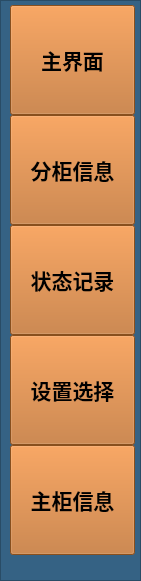
   <widget class="QFrame" name="frame">
    <property name="geometry">
     <rect>
      <x>0</x>
      <y>0</y>
      <width>141</width>
      <height>581</height>
     </rect>
    </property>
    <property name="styleSheet">
     <string notr="true">background-color: rgb(53, 98, 132);</string>
    </property>
    <property name="frameShape">
     <enum>QFrame::StyledPanel</enum>
    </property>
    <property name="frameShadow">
     <enum>QFrame::Raised</enum>
    </property>
    <widget class="QToolButton" name="toolButton_Home">
     <property name="geometry">
      <rect>
       <x>10</x>
       <y>5</y>
       <width>125</width>
       <height>110</height>
      </rect>
     </property>
     <property name="maximumSize">
      <size>
       <width>16777215</width>
       <height>16777215</height>
      </size>
     </property>
     <property name="font">
      <font>
       <family>微软雅黑</family>
       <pointsize>16</pointsize>
       <weight>75</weight>
       <bold>true</bold>
      </font>
     </property>
     <property name="styleSheet">
      <string notr="true">background-color: rgb(191, 110, 40);</string>
     </property>
     <property name="text">
      <string>主界面</string>
     </property>
     <property name="icon">
      <iconset>
       <normaloff>bin/png/homedefault.png</normaloff>bin/png/homedefault.png</iconset>
     </property>
     <property name="iconSize">
      <size>
       <width>128</width>
       <height>128</height>
      </size>
     </property>
    </widget>
    <widget class="QToolButton" name="toolButton_Slave">
     <property name="geometry">
      <rect>
       <x>10</x>
       <y>115</y>
       <width>125</width>
       <height>110</height>
      </rect>
     </property>
     <property name="font">
      <font>
       <family>微软雅黑</family>
       <pointsize>16</pointsize>
       <weight>75</weight>
       <bold>true</bold>
      </font>
     </property>
     <property name="styleSheet">
      <string notr="true">background-color: rgb(191, 110, 40);</string>
     </property>
     <property name="text">
      <string>分柜信息</string>
     </property>
     <property name="icon">
      <iconset>
       <normaloff>bin/png/fenguidefault.png</normaloff>bin/png/fenguidefault.png</iconset>
     </property>
     <property name="iconSize">
      <size>
       <width>128</width>
       <height>128</height>
      </size>
     </property>
    </widget>
    <widget class="QToolButton" name="toolButton_StaRecord">
     <property name="geometry">
      <rect>
       <x>10</x>
       <y>225</y>
       <width>125</width>
       <height>110</height>
      </rect>
     </property>
     <property name="font">
      <font>
       <family>微软雅黑</family>
       <pointsize>16</pointsize>
       <weight>75</weight>
       <bold>true</bold>
      </font>
     </property>
     <property name="styleSheet">
      <string notr="true">background-color: rgb(191, 110, 40);</string>
     </property>
     <property name="text">
      <string>状态记录</string>
     </property>
     <property name="icon">
      <iconset>
       <normaloff>bin/png/ztjldefault.png</normaloff>bin/png/ztjldefault.png</iconset>
     </property>
     <property name="iconSize">
      <size>
       <width>128</width>
       <height>128</height>
      </size>
     </property>
    </widget>
    <widget class="QToolButton" name="toolButton_Set">
     <property name="geometry">
      <rect>
       <x>10</x>
       <y>335</y>
       <width>125</width>
       <height>110</height>
      </rect>
     </property>
     <property name="font">
      <font>
       <family>微软雅黑</family>
       <pointsize>16</pointsize>
       <weight>75</weight>
       <bold>true</bold>
      </font>
     </property>
     <property name="styleSheet">
      <string notr="true">background-color: rgb(191, 110, 40);</string>
     </property>
     <property name="text">
      <string>设置选择</string>
     </property>
     <property name="icon">
      <iconset>
       <normaloff>bin/png/shezhidefault.png</normaloff>bin/png/shezhidefault.png</iconset>
     </property>
     <property name="iconSize">
      <size>
       <width>128</width>
       <height>128</height>
      </size>
     </property>
    </widget>
    <widget class="QToolButton" name="toolButton_Master">
     <property name="geometry">
      <rect>
       <x>10</x>
       <y>445</y>
       <width>125</width>
       <height>110</height>
      </rect>
     </property>
     <property name="sizePolicy">
      <sizepolicy hsizetype="Fixed" vsizetype="Expanding">
       <horstretch>0</horstretch>
       <verstretch>0</verstretch>
      </sizepolicy>
     </property>
     <property name="font">
      <font>
       <family>微软雅黑</family>
       <pointsize>16</pointsize>
       <weight>75</weight>
       <bold>true</bold>
      </font>
     </property>
     <property name="styleSheet">
      <string notr="true">background-color: rgb(191, 110, 40);</string>
     </property>
     <property name="text">
      <string>主柜信息</string>
     </property>
     <property name="icon">
      <iconset>
       <normaloff>bin/png/zhuguikgdefault.png</normaloff>bin/png/zhuguikgdefault.png</iconset>
     </property>
     <property name="iconSize">
      <size>
       <width>128</width>
       <height>128</height>
      </size>
     </property>
    </widget>
   </widget>
